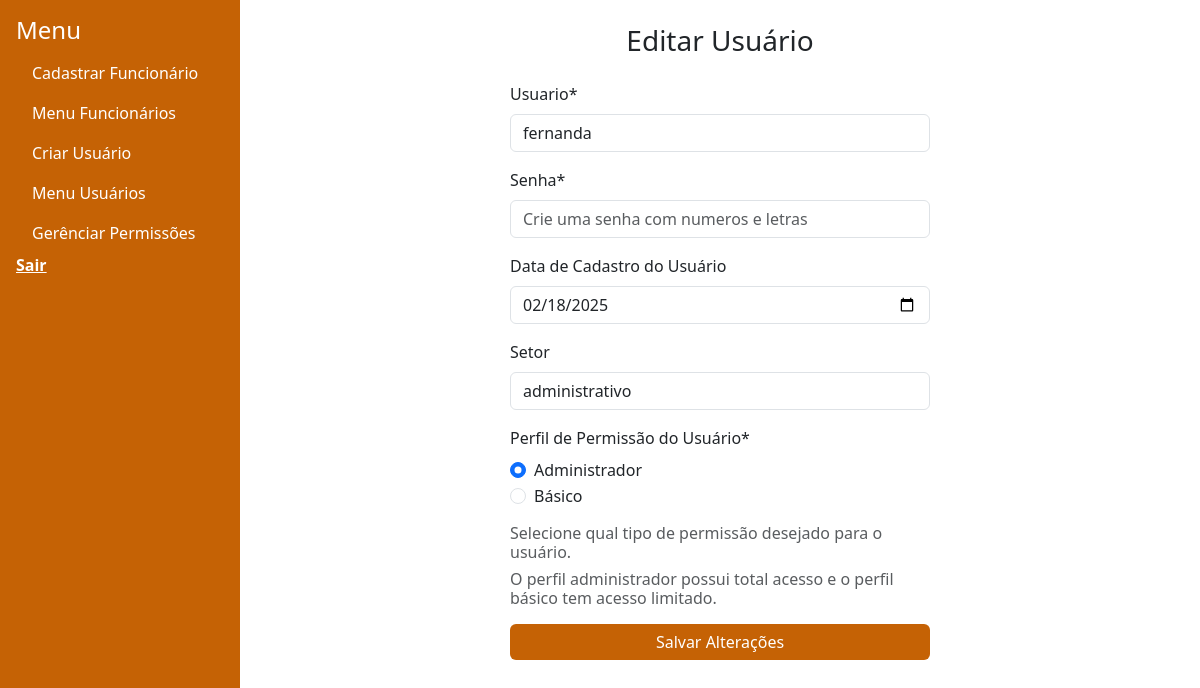
Before: /funcionarios/admin/editar-usuario/9/ with the older database file.
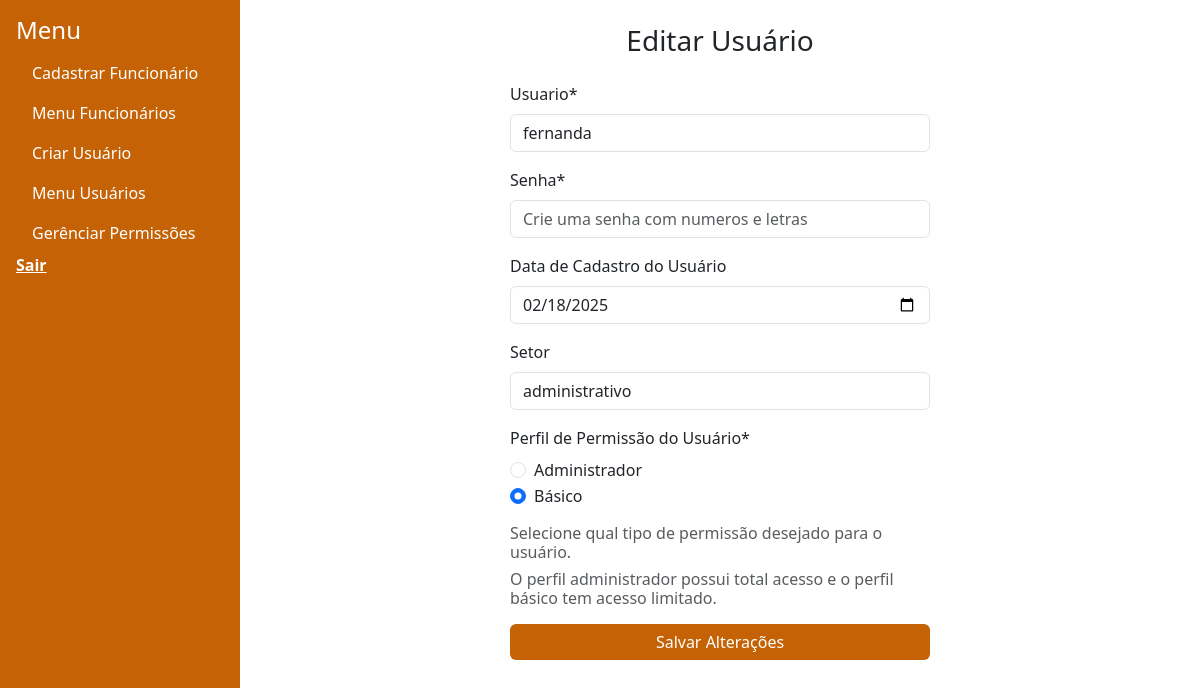
After: the same page with the newer database file.
### funcionarios/models.py (models this page shows, shortened)
class UsuarioBasico(AbstractBaseUser, PermissionsMixin):
    TIPO_USUARIO = [
        ('admin', 'Administrador'),
        ('basico', 'Básico'),
    ]
    usuario = models.CharField(
        max_length=150,
        blank=False,
        unique=True,
        null=False,
        verbose_name="Usuário",
        help_text="Digite um nome de usuário com digitos e números.")
    id_usuario = models.AutoField(primary_key=True)
    perfil = models.CharField(max_length=50, choices=TIPO_USUARIO, default='basico')
    setor = models.CharField(max_length=100)
    data_criarUsu = models.DateField(null=True, blank=True, default=timezone.now)
    is_active = models.BooleanField(default=True)
    is_admin = models.BooleanField(default=False)
    is_staff = models.BooleanField(default=False)
    USERNAME_FIELD = 'usuario'
    REQUIRED_FIELDS = ['perfil']
    objects = GerenciadorUsuarios()
    @property
    def is_staff(self):
        return self.is_admin

### funcionarios/views.py (the view)
# urls.py: path('admin/editar-usuario/<int:id_usuario>/', views.editar_usuario, name='editar_usuario'),
def editar_usuario(request, id_usuario):
    usuario = get_object_or_404(UsuarioBasico, id_usuario=id_usuario)
    print(f"Dados do usuário: {usuario.usuario}, {usuario.perfil}, {usuario.id_usuario}")
    if request.method == 'POST':
        form_editar = UsuarioForm(request.POST, instance=usuario)
        if form_editar.is_valid():
            form_editar.save()
            messages.success(request, "Usuario alterado com sucesso.")
            return redirect('funcionarios:menu_usuarios')
        else:
            messages.error(request, "Falha ao editar o cadastro do usuário.")
            print(f"Erros ao editar: {form_editar.errors}")
    else:
        form_editar = UsuarioForm(instance=usuario)
    return render(request, 'admin/criar_usuario.html', {
        'form_usuario': form_editar,
        'data_atual': timezone.now().date(),
    })

### funcionarios/forms.py (shortened to what this page needs)
class UsuarioForm(forms.ModelForm):
    password = forms.CharField(widget=forms.PasswordInput(attrs={'placeholder': 'Digite sua senha'}), label="Senha")
    class Meta:
        model =  UsuarioBasico
        fields = ['usuario', 'perfil','setor', 'data_criarUsu', 'password']
        widgets = {
            'perfil': forms.RadioSelect(choices=UsuarioBasico.TIPO_USUARIO),
            'data_criarUsu': forms.DateInput(attrs={'type': 'date'}),
        }

### funcionarios/templates/admin/criar_usuario.html (shortened to what the changed rows need)
{% extends "funcionarios/base.html" %}
    {% block content %}
    <div class="container d-flex justify-content-center align-items-center min-vh-70">
        <div class="row w-100">
            <div class="col-lg-6 col-md-8 col-sm-12 mx-auto">
                <form method="POST"
                    action="{% if form_usuario.instance.id_usuario %}{% url 'funcionarios:editar_usuario' form_usuario.instance.id_usuario %}{% else %}{% url 'funcionarios:criar_usuario' %}{% endif %}">
                    <div class="mb-3">
                        <label for="{{ form_usuario.usuario.id_for_label }}" class="form-label">Usuario*</label>
                        <input
                        type="text"
                        id="id_usu"
                        name="usuario"
                        class="form-control"
                        value="{{form_usuario.usuario.value|default_if_none:'' }}"
                        placeholder="Digite um nome de usuário "
                        required>
                    </div>
                    <div class="mb-3">
                        <label for="{{ form_usuario.data_criarUsu.id_for_label }}" class="form-label">Data de Cadastro do Usuário</label>
                        <input
                            type="date"
                            name="data_criarUsu"
                            id="id_criarDataUsu"
                            class="form-control"
                            value="{{ form_usuario.data_criarUsu.value|default:data_atual|date:'Y-m-d' }}"
                            placeholder="dd/mm/aaaa">
                    </div>
                    <div class="mb-3">
                        <label for="{{ form_usuario.setor.id_for_label }}" class="form-label">Setor</label>
                        <input
                            type="text"
                            name="setor"
                            id="id_setor"
                            class="form-control"
                            value="{{ form_usuario.setor.value|default:'' }}"
                            placeholder="Digite o setor do usuário">
                    </div>
                    <div class="mb-3">
                        <div id="perfil">
                            <div class="form-check">
                                <input
                                    type="radio"
                                    name="perfil"
                                    id="perfil_admin"
                                    class="form-check-input"
                                    value="admin"
                                    {% if form_usuario.perfil.value == 'admin' %}checked{% endif %}>
                                <label for="perfil_admin" class="form-check-label">Administrador</label>
                            </div>
                            <div class="form-check">
                                <input
                                    type="radio"
                                    name="perfil"
                                    id="perfil_basico"
                                    class="form-check-input"
                                    value="basico"
                                    {% if form_usuario.perfil.value == 'basico' %}checked{% endif %}>
                                <label for="perfil_basico" class="form-label">Básico</label>
                            </div>
                        </div>
                    </div>
                </form>
            </div>
        </div>
    </div>
{% endblock %}

Changed rows visible on the page:
changed UsuarioBasico "fernanda": perfil "☑ Administrador" → "☐ Administrador"; perfil "☐ Básico" → "☑ Básico"
